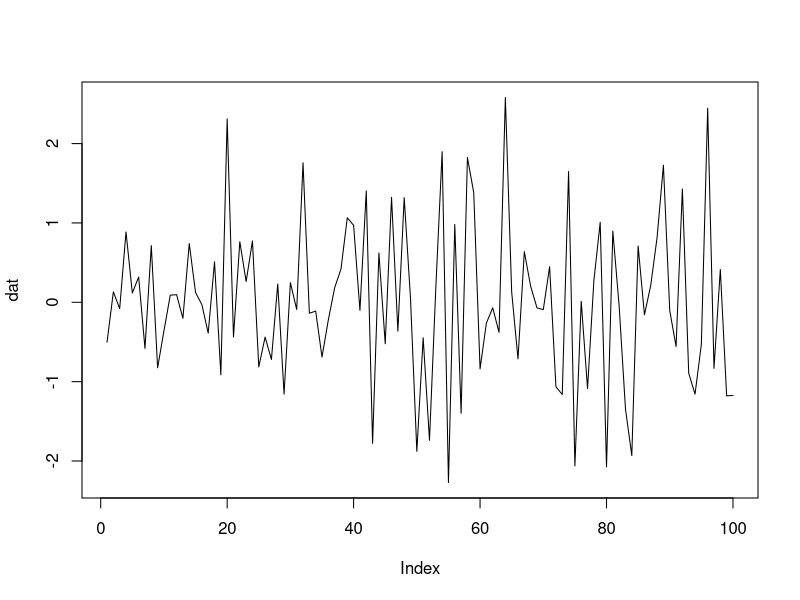

Generate this figure with R:



# https://www.statology.org/kpss-test-in-r/

set.seed(100)

dat <- rnorm(100)

plot(dat, type = "l")



library(tseries)

kpss.test(dat, null = "Trend")